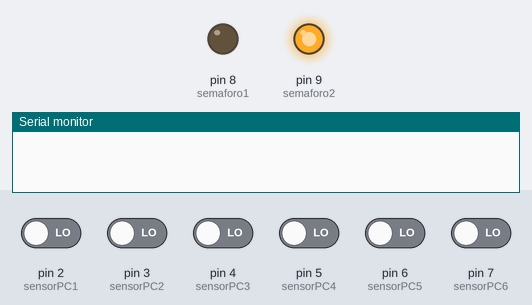
The sketch below on a simulated Arduino Uno, built with avr-gcc and run on an emulated ATmega328P. Shown: output pins drawn as LEDs (lit = HIGH), the last lines printed to the serial monitor. The test bench sets the inputs (shaded band); at power-on: pin 2 (sensorPC1), pin 3 (sensorPC2), pin 4 (sensorPC3), pin 5 (sensorPC4), pin 6 (sensorPC5), pin 7 (sensorPC6) LOW. Random numbers use the default seed unless the sketch sets one.

Above: at 16.2 s.
16.3 s: pin 2 (sensorPC1) driven HIGH
At 20.5 s:
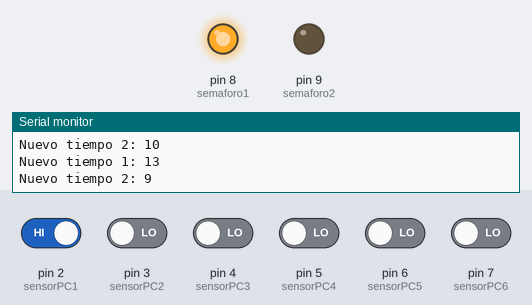
Timing chart, 0 to 34.6 s (numbered marks = the images above; inputs shaded):
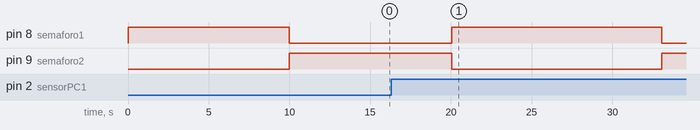

The sketch:

generative.ino
```cpp
// Pines de los sensores de presencia de carros
const int sensorPC1 = 2; // Sensor para carro 1
const int sensorPC2 = 3; // Sensor para carro 2
const int sensorPC3 = 4; // Sensor para carro 3
const int sensorPC4 = 5; // Sensor para carro 4
const int sensorPC5 = 6; // Sensor para carro 5
const int sensorPC6 = 7; // Sensor para carro 6

// Pines de salida para controlar los semáforos
const int semaforo1 = 8; // LED semáforo 1
const int semaforo2 = 9; // LED semáforo 2

// Tiempos iniciales
int tiempo1 = 10; // Tiempo del semáforo 1 en verde (segundos)
int tiempo2 = 10; // Tiempo del semáforo 2 en verde (segundos)

void setup() {
  // Configurar sensores como entradas
  pinMode(sensorPC1, INPUT);
  pinMode(sensorPC2, INPUT);
  pinMode(sensorPC3, INPUT);
  pinMode(sensorPC4, INPUT);
  pinMode(sensorPC5, INPUT);
  pinMode(sensorPC6, INPUT);

  // Configurar semáforos como salidas
  pinMode(semaforo1, OUTPUT);
  pinMode(semaforo2, OUTPUT);

  // Inicializar comunicación serial
  Serial.begin(9600);
}

void loop() {
  // Leer sensores de presencia
  bool pc1 = digitalRead(sensorPC1);
  bool pc2 = digitalRead(sensorPC2);
  bool pc3 = digitalRead(sensorPC3);
  bool pc4 = digitalRead(sensorPC4);
  bool pc5 = digitalRead(sensorPC5);
  bool pc6 = digitalRead(sensorPC6);

  // Evaluar flujo actual
  int flujo_actual = evaluarFlujo(pc1, pc2, pc3, pc4, pc5, pc6, tiempo1, tiempo2);

  // Ajustar tiempos de los semáforos
  ajustarTiempos(flujo_actual, pc1, pc2, pc3, pc4, pc5, pc6);

  // Controlar semáforos
  digitalWrite(semaforo1, HIGH); // Semáforo 1 en verde
  digitalWrite(semaforo2, LOW);  // Semáforo 2 en rojo
  delay(tiempo1 * 1000);         // Esperar el tiempo del semáforo 1

  digitalWrite(semaforo1, LOW);  // Semáforo 1 en rojo
  digitalWrite(semaforo2, HIGH); // Semáforo 2 en verde
  delay(tiempo2 * 1000);         // Esperar el tiempo del semáforo 2
}

int evaluarFlujo(bool pc1, bool pc2, bool pc3, bool pc4, bool pc5, bool pc6, int tiempo1, int tiempo2) {
  // Contar carros en cada semáforo
  int carrosSemaforo1 = pc1 + pc2 + pc3;
  int carrosSemaforo2 = pc4 + pc5 + pc6;

  // Calcular flujo
  int flujo1 = carrosSemaforo1 * tiempo1;
  int flujo2 = carrosSemaforo2 * tiempo2;

  return flujo1 + flujo2;
}

void ajustarTiempos(int flujo_actual, bool pc1, bool pc2, bool pc3, bool pc4, bool pc5, bool pc6) {
  // Probar ajustes pequeños en los tiempos
  for (int i = 0; i < 10; i++) {
    int variacionTiempo1 = tiempo1 + random(-1, 2); // Variación -1 a 1
    int variacionTiempo2 = tiempo2 + random(-1, 2);

    // Limitar los tiempos para evitar valores negativos o demasiado cortos
    variacionTiempo1 = max(5, variacionTiempo1);
    variacionTiempo2 = max(5, variacionTiempo2);

    // Evaluar flujo con nuevos tiempos
    int nuevo_flujo = evaluarFlujo(pc1, pc2, pc3, pc4, pc5, pc6, variacionTiempo1, variacionTiempo2);

    // Si mejora el flujo, actualizar los tiempos
    if (nuevo_flujo > flujo_actual) {
      tiempo1 = variacionTiempo1;
      tiempo2 = variacionTiempo2;
      flujo_actual = nuevo_flujo;

      // Mostrar cambios por Serial
      Serial.print("Nuevo tiempo 1: ");
      Serial.println(tiempo1);
      Serial.print("Nuevo tiempo 2: ");
      Serial.println(tiempo2);
    }
  }
}
```
